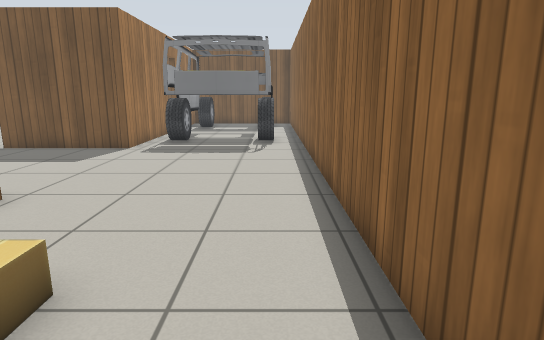
View 1 (above)

24 first-person views from a walk through a robot-simulator world made for Gazebo. The camera is 1 m above the floor, tilts 12° down and sees 75° across. The floor is counted in squares, 0.5 m on a side. Each view is taken from the middle of a square. On the plan, view 1 faces up. The plan holds only what a view shows up to about 19 squares ahead; the rest is blank. Simple patterns stand in for the simulator's built-in surfaces.

View 2
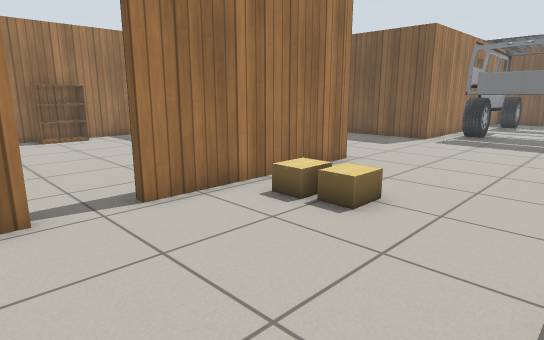

View 3
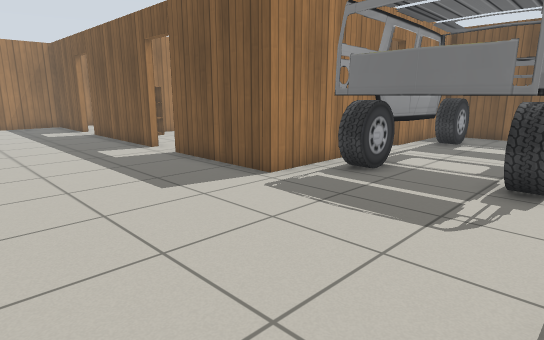

View 4
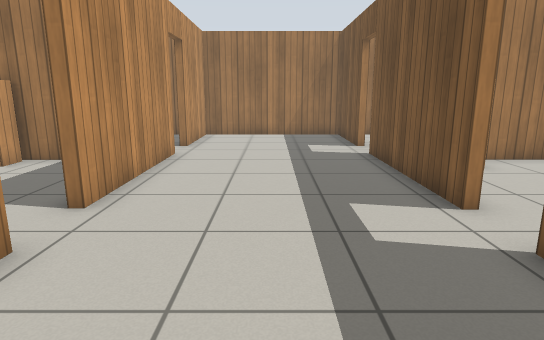

View 5
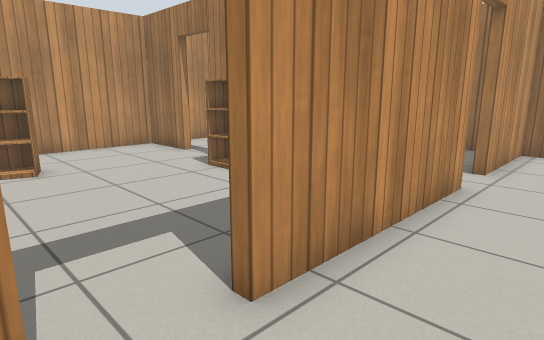

View 6
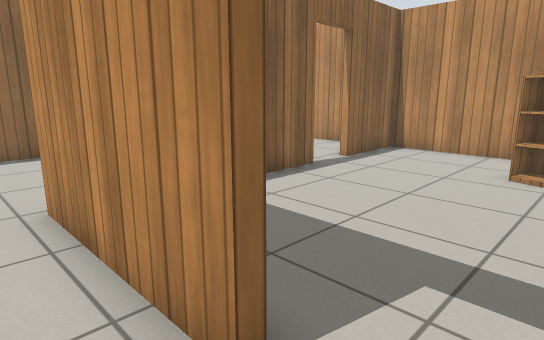

View 7
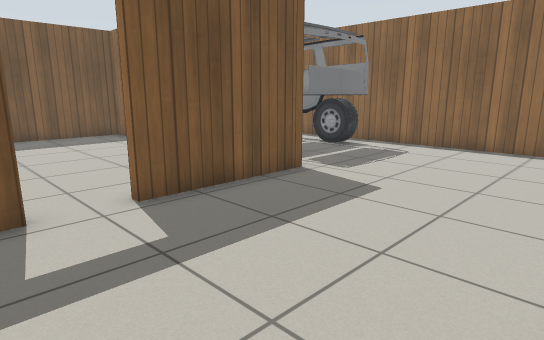

View 8
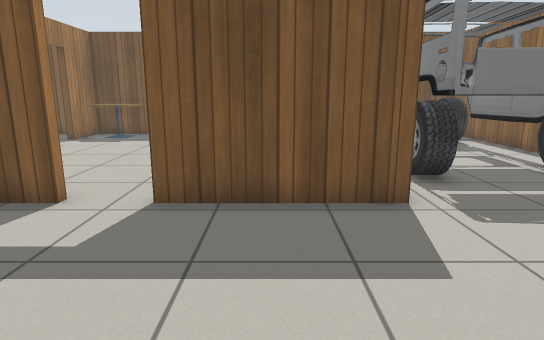

View 9
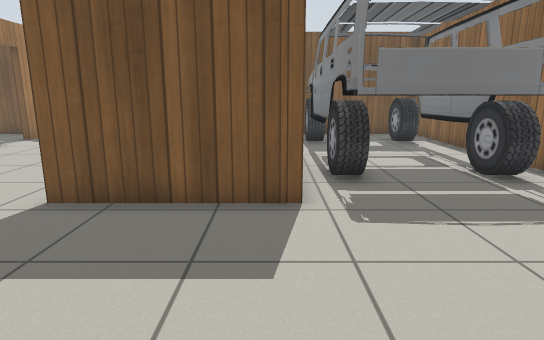

View 10
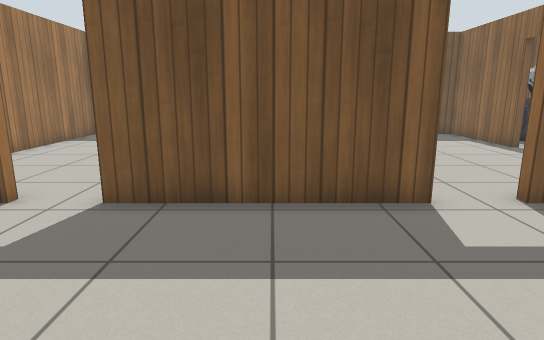

View 11
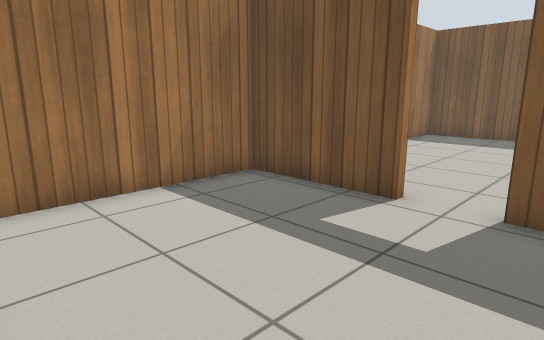

View 12
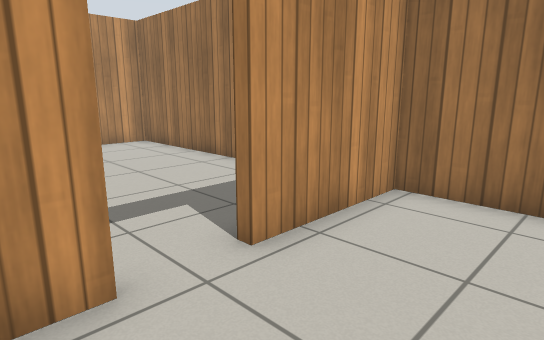

View 13
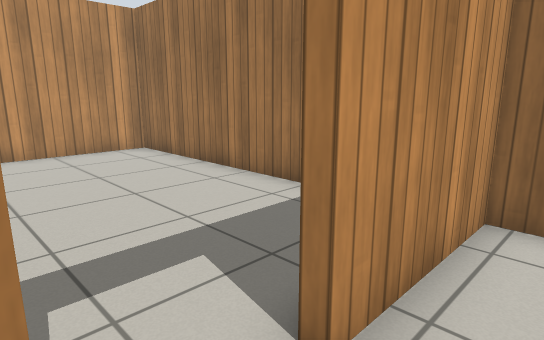

View 14
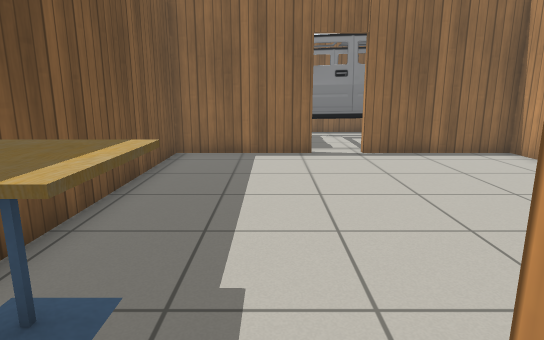

View 15
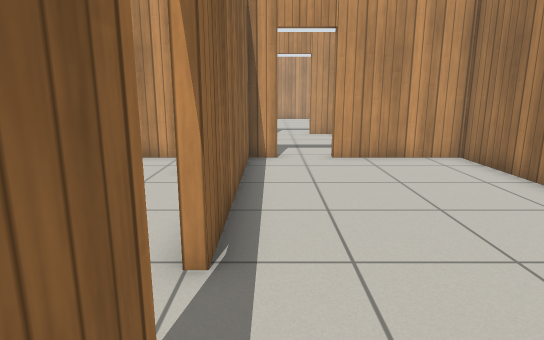

View 16
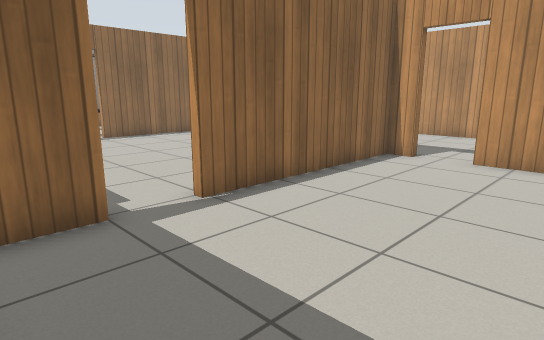

View 17
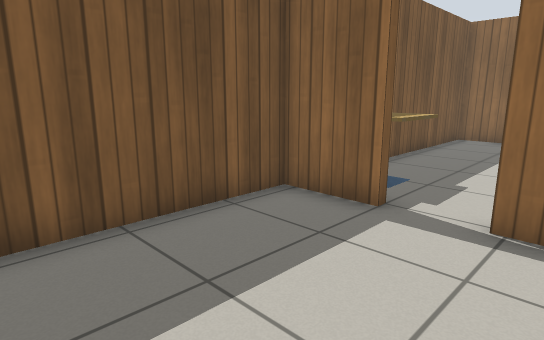

View 18
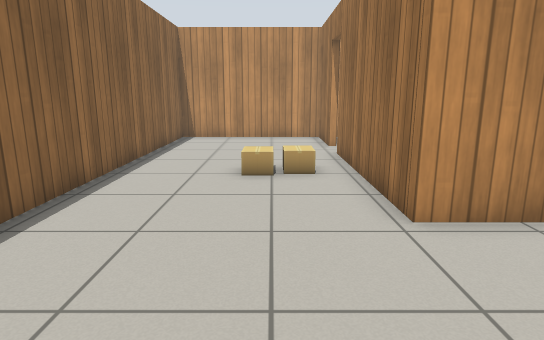

View 19
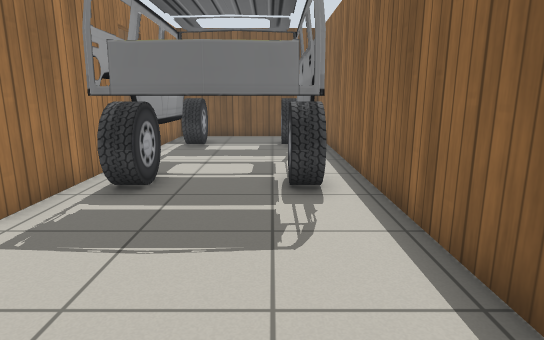

View 20
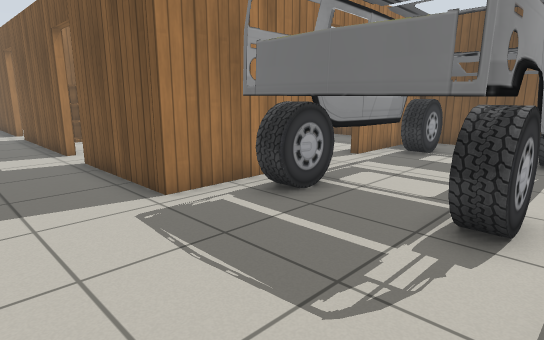

View 21
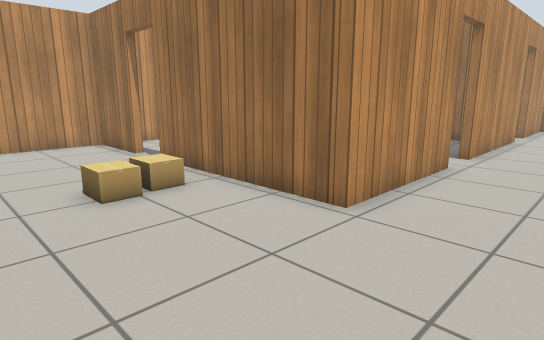

View 22
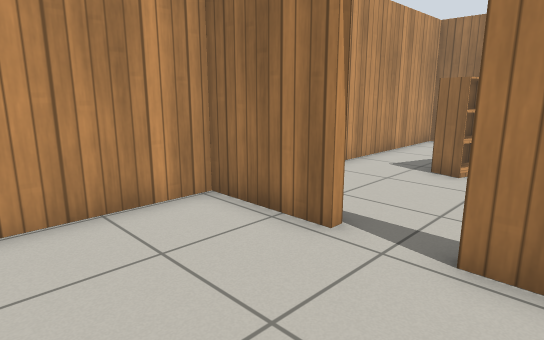

View 23
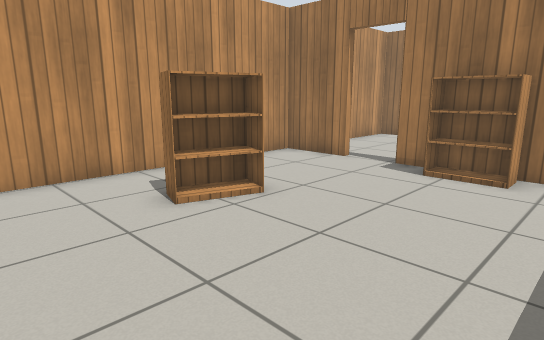

View 24
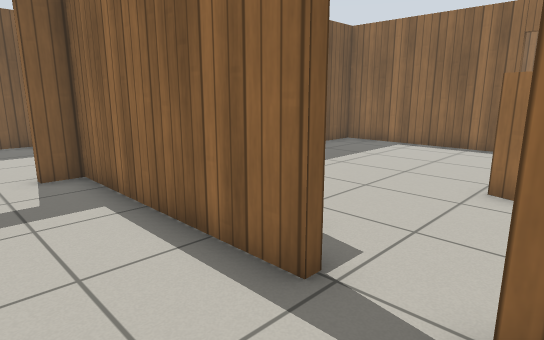

### Floor plan
Key: @ floor where view 1 was taken; # wall or solid block; . floor; D open door; C car; B cardboard box; K bookshelf; T cafe table.
Columns run from 24 left of view 1 to 2 right of it. Each row starts with its distance up from view 1.
 26 ########  ################
 25 #......#TT........#.......#
 24 #......#TT........#.CCCCC.#
 23 #......DTT........#.CCCCC.#
 22 #......D..........#.CCCCC.#
 21 #......#..........##CCCCC.#
 20 #......#..........DDCC CC.#
 19 #......#..........D.CCCCC.#
 18 #......#..........#.CCCCC.#
 17 #......#..........#.CCCCC.#
 16 #......#K.........#.CCCCC.#
 15 #......#K.........#.CCCCC.#
 14 #...DD##K...DD....#.CCCCC.#
 13 ####DD#.####DD#####.......#
 12 #.........................#
 11 #.........................#
 10 #.........................#
  9 #.........................#
  8 #.........................#
  7 #...DD......DD............#
  6 ####DD######DD#####.......#
  5 #......#..........#.......#
  4 #......#..........#.......#
  3 #......#..........#.BBB...#
  2 #......#K.........#.B.....#
  1 #......#K.........#.......#
  0 #......#..........#.....@.#
 -1 #......D....K.....DD......#
 -2 #......D....KKK...#D......#
 -3 #......#..........#.......#
 -4 #......#..........#.......#
 -5 ###########################

Positions as (right, up) in squares from view 1, and headings:
1: (0, 0), facing up
2: (1, -3), facing up-left
3: (1, 7), facing up-left
4: (-6, 10), facing left
5: (-10, 9), facing down-left
6: (-12, 8), facing down-right
7: (-13, 7), facing up-right
8: (-8, 7), facing up
9: (-6, 7), facing up
10: (-15, 7), facing up
11: (-17, 7), facing up-left
12: (-17, 10), facing down-left
13: (-18, 8), facing down-left
14: (-18, 22), facing right
15: (-18, 25), facing down
16: (-23, 25), facing down-right
17: (-23, 20), facing up-right
18: (-3, 12), facing down
19: (-1, 8), facing up
20: (1, 10), facing up-left
21: (0, 10), facing down-left
22: (-1, 1), facing down-left
23: (-7, 4), facing down-left
24: (-20, -3), facing up-right
